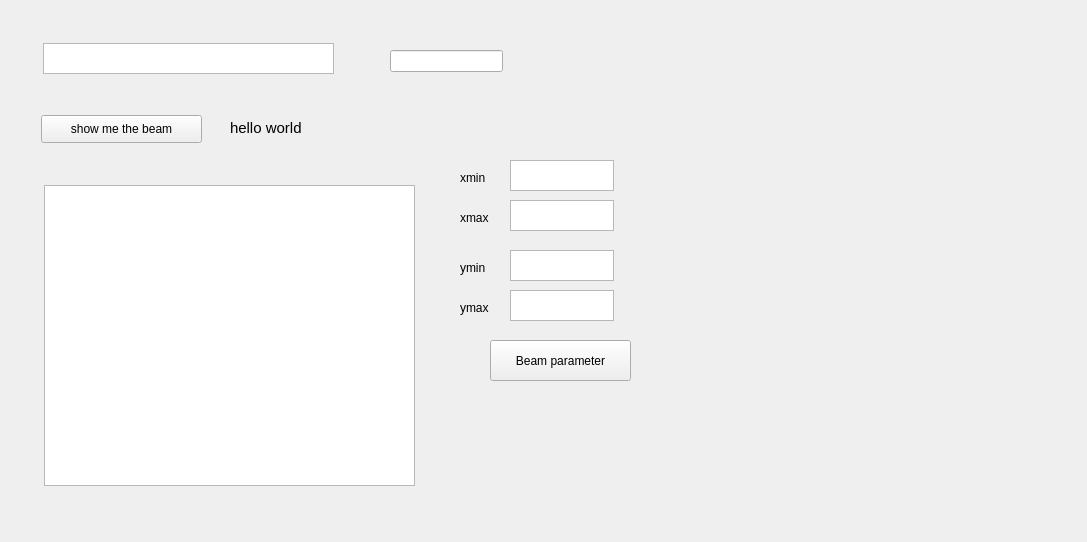
<?xml version="1.0" encoding="UTF-8"?>
<ui version="4.0">
 <class>Gaussian</class>
 <widget class="QWidget" name="Gaussian">
  <property name="geometry">
   <rect>
    <x>0</x>
    <y>0</y>
    <width>1087</width>
    <height>542</height>
   </rect>
  </property>
  <property name="windowTitle">
   <string>Form</string>
  </property>
  <widget class="QGraphicsView" name="DisplayGraph">
   <property name="geometry">
    <rect>
     <x>44</x>
     <y>185</y>
     <width>371</width>
     <height>301</height>
    </rect>
   </property>
  </widget>
  <widget class="QTextEdit" name="PathImage">
   <property name="geometry">
    <rect>
     <x>43</x>
     <y>43</y>
     <width>291</width>
     <height>31</height>
    </rect>
   </property>
   <property name="contextMenuPolicy">
    <enum>Qt::NoContextMenu</enum>
   </property>
   <property name="html">
    <string>&lt;!DOCTYPE HTML PUBLIC &quot;-//W3C//DTD HTML 4.0//EN&quot; &quot;http://www.w3.org/TR/REC-html40/strict.dtd&quot;&gt;
&lt;html&gt;&lt;head&gt;&lt;meta name=&quot;qrichtext&quot; content=&quot;1&quot; /&gt;&lt;style type=&quot;text/css&quot;&gt;
p, li { white-space: pre-wrap; }
&lt;/style&gt;&lt;/head&gt;&lt;body style=&quot; font-family:'MS Shell Dlg 2'; font-size:7.8pt; font-weight:400; font-style:normal;&quot;&gt;
&lt;p style=&quot;-qt-paragraph-type:empty; margin-top:0px; margin-bottom:0px; margin-left:0px; margin-right:0px; -qt-block-indent:0; text-indent:0px;&quot;&gt;&lt;br /&gt;&lt;/p&gt;&lt;/body&gt;&lt;/html&gt;</string>
   </property>
  </widget>
  <widget class="QPushButton" name="ShowBeamButton">
   <property name="geometry">
    <rect>
     <x>41</x>
     <y>115</y>
     <width>161</width>
     <height>28</height>
    </rect>
   </property>
   <property name="text">
    <string>show me the beam</string>
   </property>
  </widget>
  <widget class="QLabel" name="DisplayPath">
   <property name="geometry">
    <rect>
     <x>230</x>
     <y>120</y>
     <width>151</width>
     <height>16</height>
    </rect>
   </property>
   <property name="font">
    <font>
     <pointsize>11</pointsize>
    </font>
   </property>
   <property name="cursor">
    <cursorShape>UpArrowCursor</cursorShape>
   </property>
   <property name="text">
    <string>hello world</string>
   </property>
  </widget>
  <widget class="QLineEdit" name="lineEdit">
   <property name="geometry">
    <rect>
     <x>390</x>
     <y>50</y>
     <width>113</width>
     <height>22</height>
    </rect>
   </property>
  </widget>
  <widget class="QLabel" name="label">
   <property name="geometry">
    <rect>
     <x>460</x>
     <y>170</y>
     <width>55</width>
     <height>16</height>
    </rect>
   </property>
   <property name="text">
    <string>xmin</string>
   </property>
  </widget>
  <widget class="QLabel" name="label_2">
   <property name="geometry">
    <rect>
     <x>460</x>
     <y>210</y>
     <width>55</width>
     <height>16</height>
    </rect>
   </property>
   <property name="text">
    <string>xmax</string>
   </property>
  </widget>
  <widget class="QLabel" name="label_3">
   <property name="geometry">
    <rect>
     <x>460</x>
     <y>300</y>
     <width>55</width>
     <height>16</height>
    </rect>
   </property>
   <property name="text">
    <string>ymax</string>
   </property>
  </widget>
  <widget class="QLabel" name="label_4">
   <property name="geometry">
    <rect>
     <x>460</x>
     <y>260</y>
     <width>55</width>
     <height>16</height>
    </rect>
   </property>
   <property name="text">
    <string>ymin</string>
   </property>
  </widget>
  <widget class="QPlainTextEdit" name="xmin">
   <property name="geometry">
    <rect>
     <x>510</x>
     <y>160</y>
     <width>104</width>
     <height>31</height>
    </rect>
   </property>
  </widget>
  <widget class="QPlainTextEdit" name="xmax">
   <property name="geometry">
    <rect>
     <x>510</x>
     <y>200</y>
     <width>104</width>
     <height>31</height>
    </rect>
   </property>
  </widget>
  <widget class="QPlainTextEdit" name="ymin">
   <property name="geometry">
    <rect>
     <x>510</x>
     <y>250</y>
     <width>104</width>
     <height>31</height>
    </rect>
   </property>
  </widget>
  <widget class="QPlainTextEdit" name="ymax">
   <property name="geometry">
    <rect>
     <x>510</x>
     <y>290</y>
     <width>104</width>
     <height>31</height>
    </rect>
   </property>
  </widget>
  <widget class="QPushButton" name="DisplayGaussian">
   <property name="geometry">
    <rect>
     <x>490</x>
     <y>340</y>
     <width>141</width>
     <height>41</height>
    </rect>
   </property>
   <property name="text">
    <string>Beam parameter</string>
   </property>
  </widget>
 </widget>
 <resources/>
 <connections/>
</ui>
